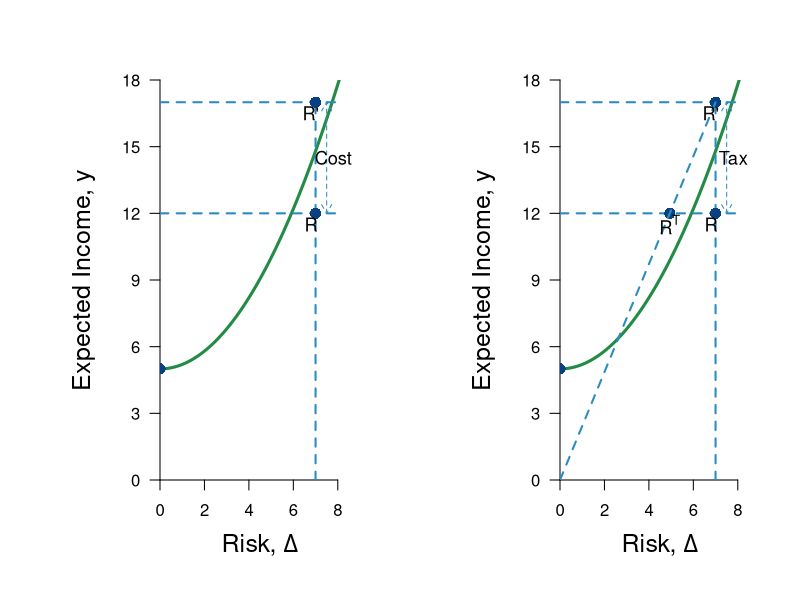

Here is the R script that generated this plot:
#Graph Designer(s): Simon Halliday,  Riley Boeth '17 & Weikai Chen
#Authors: Bowles, Foley and Halliday
#Title: Coordination, Conflict and Competition: A Text in Microeconomics

library(shape)
require(shape)

pdf(file = "risk/education.pdf", width = 20, height = 10)

# The utility function and indifference curve

U <- function(y,delta, alpha = 0.2, beta = 2){
  y - alpha * delta ^ beta
}

indiff <- function(delta, u = 2, alpha = 0.2, beta = 2){
    u + alpha * delta ^beta
}

                                        # Assign the parameters

y0  <-  5 # expected income without continuing education
delta0 <-  0 # no risk without continuing education
yR  <-  12 # expected income with higher education after paying tuition
deltaR  <-  7 # risk with education
C <- 5 # tuition
yRprime <-  yR + C # expected income with free higher education
deltaRprime  <-  deltaR
tau  <- C / yRprime # tax rate
yT  <- yRprime * (1 - tau) # expected income with free education paying with tax
deltaT  <-  deltaRprime * (1 - tau) # risk with free education paying with tax


                                        # compare the utilities with (y0,delta0), (yR,deltaR), (yT, deltaT)
## U(y0,delta0)
## U(yR,deltaR)
## U(yT,deltaT)

                                        #Set parameters for graphics
axislabelsize <- 1.5
labelsize <- 1.1
graphlinewidth <- 3
segmentlinewidth <- 2

COL <- c("#7fc97f", "#beaed4", "#fdc086", "#ffff99", "#386cb0", "#f0027f", "#bf5b17", "#666666")
COLA <- c("#e0f3db", "#99d8c9","#66c2a4","#41ae76", "#238b45", "#005824")
COLB <- c("#4eb3d3", "#2b8cbe", "#0868ac","#084081")

                                        #Edited the margins to cater for the larger LHS labels
par(mfrow = c(1,2))
par(mar =  c(6, 8, 4, 2))
                                        #Add limits on axes and levels of utility for each indifference curve
xlims <- c(0, deltaR + 2)
ylims <- c(0, yRprime + 1)


npts <- 501
x <- seq(xlims[1], xlims[2], length.out = npts)
y <- seq(ylims[1], ylims[2], length.out = npts)

# show the colors define
## for (i in 1:8){
##     points(i,i,col = COL[i], pch = 16)
## }
## for (i in 1:6){
##     points(i,i + 1, col = COLA[i],pch = 16)
## }
## for (i in 1:4){
##     points(i,i+2, col = COLB[i], pch  )
## }
npts <- 500
xx1 <- seq(xlims[1], xlims[2], length.out = npts)
# the first plot

plot(0, 0, xlim = xlims, ylim = ylims, type = "n",
     xlab = expression(paste("Risk, ",Delta)),
     ylab = expression(paste("Expected Income, ", y)),
     xaxt = "n",
     yaxt = "n",
     cex.lab = axislabelsize,
     bty = "n",
     xaxs="i",
     yaxs="i"
     )

ticksx <- seq(from = 0, to = xlims[2],by = 2)
xlabels <- seq(from = 0, to = xlims[2],by = 2)
ticksy <- seq(from = 0, to = ylims[2], by = 3)
ylabels <- seq(from = 0, to = ylims[2], by = 3)

axis(1,at = ticksx,  pos = 0, labels = xlabels)
axis(2,at = ticksy,  pos = 0, labels = ylabels, las = 1)

# the point (y0,delta0) and the indifference curve through it
lines(xx1, indiff(xx1, u = U(y0,delta0)), col = COLA[5], lwd = graphlinewidth)
points(delta0, y0, pch = 16, col = COLB[4], cex = 1.5)

# the point (yR, deltaR), (yRprime, deltaRprime), Add segments
segments(deltaR, 0, deltaR, yRprime, lty = 2, col = COLB[2] , lwd = segmentlinewidth)
segments(0, yR, deltaR + 1, yR, lty = 2, col = COLB[2] , lwd = segmentlinewidth)
segments(0, yRprime, deltaR + 1, yRprime, lty = 2, col = COLB[2] , lwd = segmentlinewidth)
points(deltaR, yR, pch = 16, col = COLB[4], cex = 1.5)
points(deltaRprime, yRprime, pch = 16, col = COLB[4], cex = 1.5)


#Label 5 points on line

text(deltaR-0.2, yR-0.5, expression(paste("R")), cex = labelsize)
text(deltaR-0.2, yRprime-0.5, expression(paste("R'")), cex = labelsize)
arrows(deltaR + 0.5, yR, deltaR + 0.5, yRprime, code = 3, length = 0.1, col = COLB[2], lty = 2)
text(deltaR + 0.8, (yR + yRprime)/2, expression(paste("Cost")), cex = labelsize)


# the second plot
plot(0, 0, xlim = xlims, ylim = ylims, type = "n",
     xlab = expression(paste("Risk, ",Delta)),
     ylab = expression(paste("Expected Income, ", y)),
     xaxt = "n",
     yaxt = "n",
     cex.lab = axislabelsize,
     bty = "n",
     xaxs="i",
     yaxs="i"
     )

ticksx <- seq(from = 0, to = xlims[2],by = 2)
xlabels <- seq(from = 0, to = xlims[2],by = 2)
ticksy <- seq(from = 0, to = ylims[2], by = 3)
ylabels <- seq(from = 0, to = ylims[2], by = 3)

axis(1,at = ticksx,  pos = 0, labels = xlabels)
axis(2,at = ticksy,  pos = 0, labels = ylabels, las = 1)
# the point (y0,delta0) and the indifference curve through it
lines(xx1, indiff(xx1, u = U(y0,delta0)), col = COLA[5], lwd = graphlinewidth)
points(delta0, y0, pch = 16, col = COLB[4], cex = 1.5)

# the point (yR, deltaR), (yRprime, deltaRprime), Add segments
segments(deltaR, 0, deltaR, yRprime, lty = 2, col = COLB[2] , lwd = segmentlinewidth)
segments(0, yR, deltaR + 1, yR, lty = 2, col = COLB[2] , lwd = segmentlinewidth)
segments(0, yRprime, deltaR + 1, yRprime, lty = 2, col = COLB[2] , lwd = segmentlinewidth)
points(deltaR, yR, pch = 16, col = COLB[4], cex = 1.5)
points(deltaRprime, yRprime, pch = 16, col = COLB[4], cex = 1.5)
# the point (yT, deltaT) and the segment
points(deltaT, yT, pch = 16, col = COLB[4], cex = 1.5)
segments(0,0, deltaR, yRprime, lty = 2, col = COLB[2], lwd = segmentlinewidth)
#Label 5 points on line

text(deltaR-0.2, yR-0.5, expression(paste("R")), cex = labelsize)
text(deltaR-0.2, yRprime-0.5, expression(paste("R'")), cex = labelsize)
arrows(deltaR + 0.5, yR, deltaR + 0.5, yRprime, code = 3, length = 0.1, col = COLB[2], lty = 2)
text(deltaR + 0.8, (yR + yRprime)/2, expression(paste("Tax")), cex = labelsize)
text(deltaT, yT - 0.5, expression(R^T), cex = labelsize)


dev.off()
